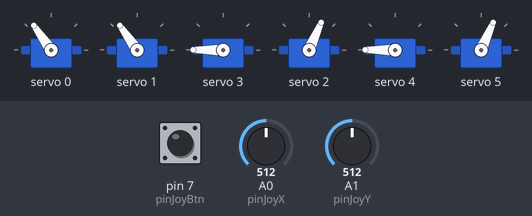
Recording of a sketch running on a simulated Arduino Uno, built with avr-gcc and run on an emulated ATmega328P. Shown: 6 × servo. The inputs (shaded band) are chosen by the test bench; at power-on: pin 7 (pinJoyBtn) HIGH, A1 (pinJoyY) = 512, A0 (pinJoyX) = 512.

Above: at 1.2 s.
1.3 s: pin 7 (pinJoyBtn) pulled LOW for 1 s
At 1.38 s:
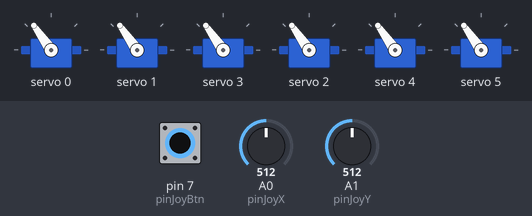
4.3 s: A1 (pinJoyY) set to 716
At 5.5 s:
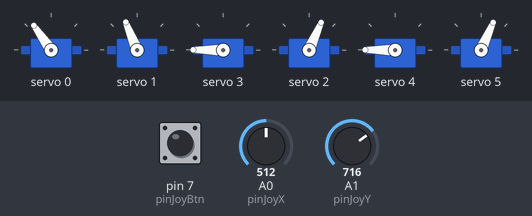
5.8 s: A0 (pinJoyX) set to 306
At 7.0 s:
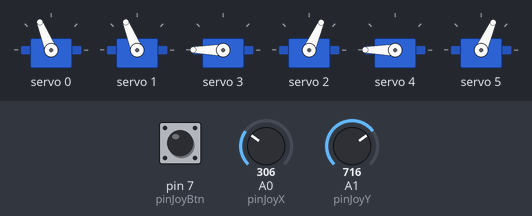
7.3 s: pin 7 (pinJoyBtn) pulled LOW for 0.15 s
At 7.37 s:
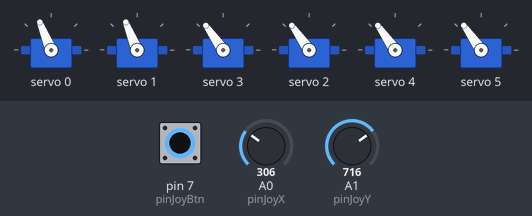
8.9 s: A1 (pinJoyY) set to 511
At 10.1 s:
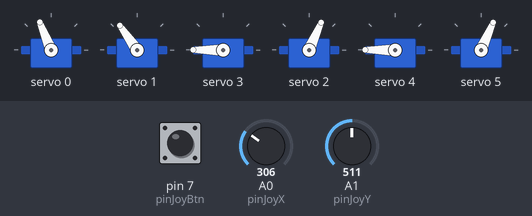
10.4 s: A0 (pinJoyX) set to 0
At 11.5 s:
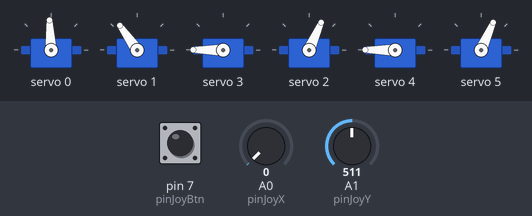
Timing chart, 0 to 12.9 s (numbered marks = the images above; inputs shaded):
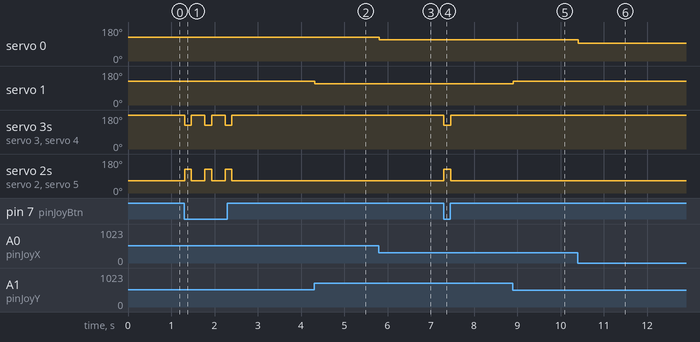

The sketch:

joystick.ino
```cpp
#include <Wire.h>
#include <Adafruit_PWMServoDriver.h>

Adafruit_PWMServoDriver pwm(0x40);

// Channels (your mapping)
const int ch_eyeLR = 0;
const int ch_eyeUD = 1;
const int ch_lidBL = 3;
const int ch_lidTL = 2;
const int ch_lidTR = 4;
const int ch_lidBR = 5;

// Eye calibration
int centerLR = 450;
int centerUD = 450;
int travelLR = 80;   // normal swing
int travelUD = 80;

// Absolute safety limits (mechanical stops)
int maxTravelLR = 150;  // never go beyond ±150 from center
int maxTravelUD = 150;

// Lid calibration
int centerLids = 450;
int travelLids = 150;

// Directions from calibration
int dirBL = +1;
int dirTL = -1;
int dirTR = +1;
int dirBR = -1;

// Joystick pins
const int pinJoyX = A0;
const int pinJoyY = A1;
const int pinJoyBtn = 7;

// Last positions to avoid buzzing
int lastPulseX = -1;
int lastPulseY = -1;

void setup() {
  Serial.begin(115200);
  pwm.begin();
  pwm.setPWMFreq(60);
  delay(10);

  pinMode(pinJoyBtn, INPUT_PULLUP);

  // Eyes start centered
  pwm.setPWM(ch_eyeLR, 0, centerLR);
  pwm.setPWM(ch_eyeUD, 0, centerUD);

  // Lids start OPEN
  openLids();
}

void loop() {
  // --- Eyes from joystick ---
  int rawX = analogRead(pinJoyX);
  int rawY = analogRead(pinJoyY);

  float normX = (rawX - 512) / 512.0;
  float normY = (rawY - 512) / 512.0;

  int pulseX = centerLR + normX * travelLR;
  int pulseY = centerUD - normY * travelUD;

  // Apply mechanical clamps
  pulseX = constrain(pulseX, centerLR - maxTravelLR, centerLR + maxTravelLR);
  pulseY = constrain(pulseY, centerUD - maxTravelUD, centerUD + maxTravelUD);

  // Only update if changed enough
  if (abs(pulseX - lastPulseX) > 2) {
    pwm.setPWM(ch_eyeLR, 0, pulseX);
    lastPulseX = pulseX;
  }
  if (abs(pulseY - lastPulseY) > 2) {
    pwm.setPWM(ch_eyeUD, 0, pulseY);
    lastPulseY = pulseY;
  }

  // --- Blink when button pressed ---
  if (digitalRead(pinJoyBtn) == LOW) {
    blink();
    delay(300); // debounce
  }

  delay(15);
}

// --- Helpers ---

void closeLids() {
  pwm.setPWM(ch_lidBL, 0, centerLids);
  pwm.setPWM(ch_lidTL, 0, centerLids);
  pwm.setPWM(ch_lidTR, 0, centerLids);
  pwm.setPWM(ch_lidBR, 0, centerLids);
}

void openLids() {
  pwm.setPWM(ch_lidBL, 0, centerLids + dirBL * travelLids);
  pwm.setPWM(ch_lidTL, 0, centerLids + dirTL * travelLids);
  pwm.setPWM(ch_lidTR, 0, centerLids + dirTR * travelLids);
  pwm.setPWM(ch_lidBR, 0, centerLids + dirBR * travelLids);
}

void blink() {
  closeLids();
  delay(150);
  openLids();
}
```

Measured:
- after the input at 1.3 s, servo 3, servo 4: alternates 180° for 0.32 s and 125° for 0.15 s, 6 changes in all, then stays 180°, starting at once; servo 2, servo 5: alternates 125° for 0.15 s and 66° for 0.32 s, 6 changes in all, then stays 66°, starting at once
- after the input at 4.3 s, servo 1: 125° → 112° at once
- after the input at 5.8 s, servo 0: 125° → 112° at once
- after the input at 7.3 s, servo 3, servo 4: 180° → 125° at once, → 180° 0.15 s later; servo 2, servo 5: 66° → 125° at once, → 66° 0.15 s later
- after the input at 8.9 s, servo 1: 112° → 125° at once
- after the input at 10.4 s, servo 0: 112° → 93° at once
